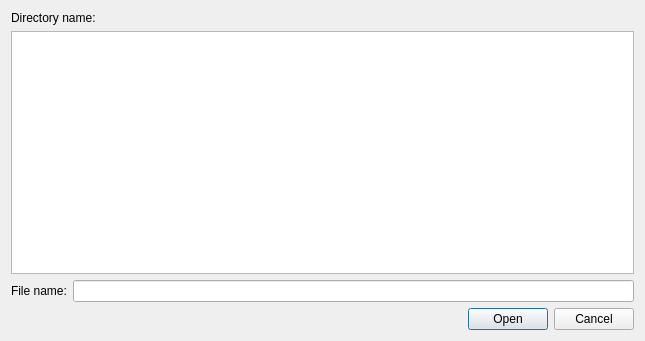
<?xml version="1.0" encoding="UTF-8"?>
<ui version="4.0">
 <class>WareExplorerDialog</class>
 <widget class="QDialog" name="WareExplorerDialog">
  <property name="geometry">
   <rect>
    <x>0</x>
    <y>0</y>
    <width>645</width>
    <height>341</height>
   </rect>
  </property>
  <property name="windowTitle">
   <string>Dialog</string>
  </property>
  <layout class="QVBoxLayout" name="verticalLayout">
   <item>
    <layout class="QHBoxLayout" name="horizontalLayout">
     <item>
      <widget class="QLabel" name="Directoryname_label">
       <property name="sizePolicy">
        <sizepolicy hsizetype="Fixed" vsizetype="Preferred">
         <horstretch>0</horstretch>
         <verstretch>0</verstretch>
        </sizepolicy>
       </property>
       <property name="text">
        <string>Directory name:</string>
       </property>
      </widget>
     </item>
     <item>
      <widget class="openfluid::ui::common::ElidedLabel" name="Directory_label">
       <property name="sizePolicy">
        <sizepolicy hsizetype="Expanding" vsizetype="Preferred">
         <horstretch>0</horstretch>
         <verstretch>0</verstretch>
        </sizepolicy>
       </property>
       <property name="text">
        <string/>
       </property>
      </widget>
     </item>
    </layout>
   </item>
   <item>
    <widget class="openfluid::ui::waresdev::WareSrcExplorer" name="WareExplorer"/>
   </item>
   <item>
    <layout class="QHBoxLayout" name="FilenameLayout">
     <item>
      <widget class="QLabel" name="Filename_label">
       <property name="text">
        <string>File name:</string>
       </property>
      </widget>
     </item>
     <item>
      <widget class="QLineEdit" name="Filename_lineEdit"/>
     </item>
    </layout>
   </item>
   <item>
    <widget class="QDialogButtonBox" name="buttonBox">
     <property name="orientation">
      <enum>Qt::Horizontal</enum>
     </property>
     <property name="standardButtons">
      <set>QDialogButtonBox::Cancel|QDialogButtonBox::Open</set>
     </property>
    </widget>
   </item>
  </layout>
 </widget>
 <customwidgets>
  <customwidget>
   <class>openfluid::ui::waresdev::WareSrcExplorer</class>
   <extends>QTreeView</extends>
   <header location="global">openfluid/ui/waresdev/WareSrcExplorer.hpp</header>
  </customwidget>
  <customwidget>
   <class>openfluid::ui::common::ElidedLabel</class>
   <extends>QLabel</extends>
   <header location="global">openfluid/ui/common/ElidedLabel.hpp</header>
  </customwidget>
 </customwidgets>
 <resources/>
 <connections>
  <connection>
   <sender>buttonBox</sender>
   <signal>accepted()</signal>
   <receiver>WareExplorerDialog</receiver>
   <slot>accept()</slot>
   <hints>
    <hint type="sourcelabel">
     <x>227</x>
     <y>319</y>
    </hint>
    <hint type="destinationlabel">
     <x>157</x>
     <y>274</y>
    </hint>
   </hints>
  </connection>
  <connection>
   <sender>buttonBox</sender>
   <signal>rejected()</signal>
   <receiver>WareExplorerDialog</receiver>
   <slot>reject()</slot>
   <hints>
    <hint type="sourcelabel">
     <x>295</x>
     <y>325</y>
    </hint>
    <hint type="destinationlabel">
     <x>286</x>
     <y>274</y>
    </hint>
   </hints>
  </connection>
 </connections>
</ui>
